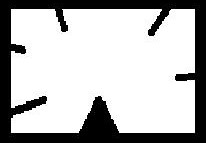
#> input picture Resources/star.jpg, 206 x 143 px
$ python '25. contour_features.py'
#> lines starting #> are read from the running program, lines starting #| are printed output that depends on the picture; after the words box and inside, x2 and y2 are one past the last pixel; in counts of white or black regions, pixels touching at a corner belong together; long printed decimals are rounded
import cv2
import numpy as np

img = cv2.imread("Resources/star.jpg")
#> img is the input picture: shape (143, 206, 3); min 0, max 255, mean 182.3
img = cv2.resize(img, None, fx=2, fy=2)
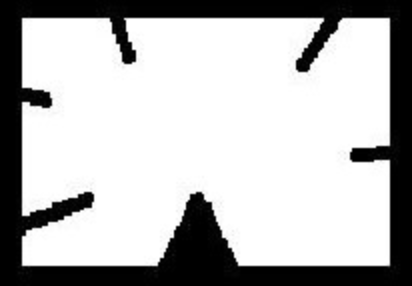
#> img: shape (286, 412, 3); min 0, max 255, mean 182.3
img2 = img.copy()
img3 = img.copy()
img4 = img.copy()
img5 = img.copy()
img6 = img.copy()
img7 = img.copy()
img_gray = cv2.cvtColor(img, cv2.COLOR_BGR2GRAY)
ret, thresh = cv2.threshold(img_gray, 127, 255, cv2.THRESH_BINARY)
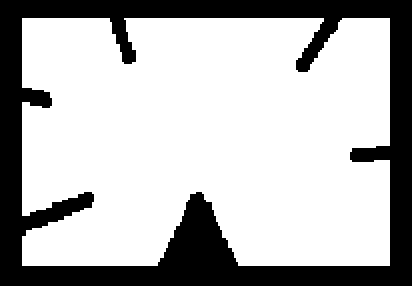
#> thresh: shape (286, 412); 71.5% white; 1 black region
contours, ret = cv2.findContours(thresh, cv2.RETR_TREE, cv2.CHAIN_APPROX_NONE)
#> contours = 1 contour; box (x1, y1, x2, y2) and area: (22, 18, 390, 266) 83294; ret = [[-1, -1, -1, -1]]
print(f"Length of contours: {str(len(contours))}")
#| Length of contours: 1
cv2.drawContours(img, contours, -1, (255, 255, 0), 3)
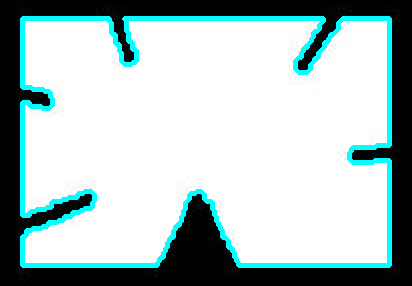
#> img: shape (286, 412, 3); 7.75% of pixels changed, all inside (x1, y1, x2, y2) = (20, 16, 392, 268)

# returns dictionary of all moment values calculated
# contours is higher dimensional than contours[0]
cnt = contours[0]
#> cnt = contour of 1899 points, box (x1, y1, x2, y2) (22, 18, 390, 266), area 83294
M = cv2.moments(cnt)
#> M = moments, m00 83293.5, centre m10/m00, m01/m00 = (207.3, 138.6)
print(M)
#> (printed output is left out)

# Centroid
cx = int(M['m10']/M['m00'])
#> cx = 207
cy = int(M['m01']/M['m00'])
#> cy = 138
cv2.circle(img, (cx, cy), 5, (0, 0, 0), -1)
#> img: shape (286, 412, 3); 0.07% of pixels changed, all inside (x1, y1, x2, y2) = (202, 133, 213, 144)

# Area
print("Area: " + str(cv2.contourArea(cnt)))
#| Area: 83293.5
print("Area is also: " + str(M['m00']))
#| Area is also: 83293.5

# Perimeter
print("Perimeter: " + str(cv2.arcLength(cnt, True)))
#| Perimeter: 1942.492

# Approximation
epsilon = 0.01 * cv2.arcLength(cnt, True)
#> epsilon = 19.42
approx = cv2.approxPolyDP(cnt, epsilon, True)  # returns contour/points
#> approx = contour of 22 points, box (x1, y1, x2, y2) (22, 18, 390, 266), area 85587
cv2.drawContours(img2, approx, -1, (0, 255, 0), 3)
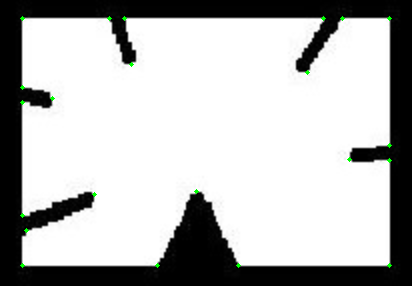
#> img2: shape (286, 412, 3); 0.24% of pixels changed, all inside (x1, y1, x2, y2) = (20, 16, 392, 268)

# Convex Hull
hull = cv2.convexHull(cnt)  # returns a contour/points
#> hull = [[389, 18], [389, 265], [22, 265], [22, 18]]
cv2.drawContours(img3, hull, -1, (0, 0, 255), 3)

# Convex or not
k = cv2.isContourConvex(cnt)
#> k = False
print(k)
#| False

# Bounding Rectangle. Doesn't consider rotation of object, hence area of rect not min
x, y, w, h = cv2.boundingRect(cnt)
#> x = 22; y = 18; w = 368; h = 248
rect = cv2.rectangle(img4, (x, y), (x + w, y + h), (255, 0, 0), 3)
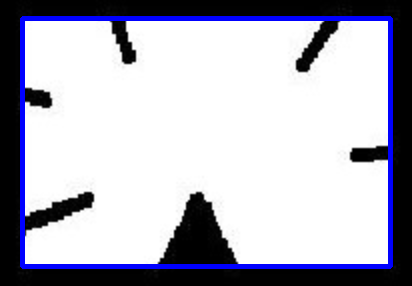
#> rect: shape (286, 412, 3); mean B, G, R 189.8, 176.5, 176.5

# Rotated rectangle
rect2 = cv2.minAreaRect(cnt)
#> rect2 = ((205.5, 141.5), (247, 367), -90)
box = cv2.boxPoints(rect2)
#> box = [[389, 265], [22, 265], [22, 18], [389, 18]]
box = np.int0(box)
cv2.drawContours(img5, [box], -1, (127, 255, 95), 3)
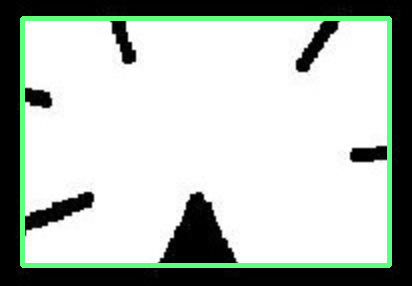
#> img5: shape (286, 412, 3); mean B, G, R 182, 188.7, 180.4

# Minimum enclosing circle
(x, y), r = cv2.minEnclosingCircle(cnt)
#> x = 205.5; y = 141.5; r = 221.2
x, y, r = int(x), int(y), int(r)
#> x = 205; y = 141; r = 221
cv2.circle(img6, (x, y), r, (95, 127, 255), 3)

# Ellipse
ellipse = cv2.fitEllipse(cnt)
#> ellipse = ((206.7, 139.6), (274.7, 419.4), 91.13)
cv2.ellipse(img7, ellipse, (127, 30, 200), 3)
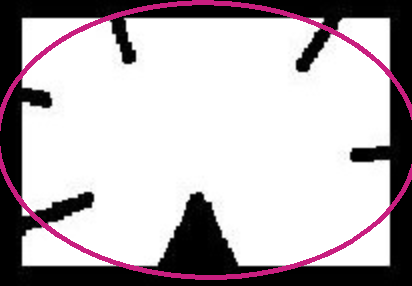
#> img7: shape (286, 412, 3); mean B, G, R 183.3, 179.2, 186.3

# cv2.imshow("Contours", img)
cv2.imshow("Approx", img2)
cv2.imshow("Hull", img3)
cv2.imshow("Bounding rectangle", img4)
cv2.imshow("Rotating rectangle", img5)
cv2.imshow("Enclosing circle", img6)
cv2.imshow("Ellipse", img7)

cv2.waitKey(0)
cv2.destroyAllWindows()

$ run again, with Resources/2.jpg copied over Resources/star.jpg
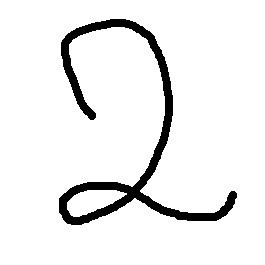
#> input picture Resources/2.jpg, 265 x 265 px
#> img is the input picture: shape (265, 265, 3); min 0, max 255, mean 236.7
#> `ret, thresh = cv2.threshold(img_gray, 127, 255, cv2.THRESH_BINARY)`:
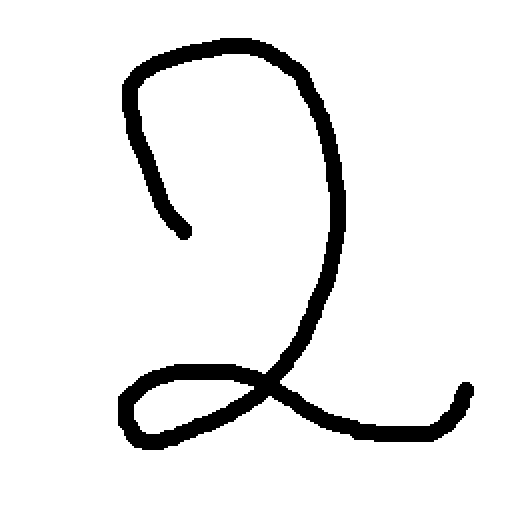
#> thresh: shape (530, 530); 92.8% white; 1 black region
#> contours = 3 contours; box (x1, y1, x2, y2) and area: (0, 0, 530, 530) 279841, (117, 37, 475, 451) 25328, (134, 380, 254, 434) 3852; ret = [[-1, -1, 1, -1], [-1, -1, 2, 0], [-1, -1, -1, 1]]
#| Length of contours: 3
#> cnt = contour of 2116 points, box (x1, y1, x2, y2) (0, 0, 530, 530), area 279841
#> M = moments, m00 279841, centre m10/m00, m01/m00 = (264.5, 264.5)
#> (printed output is left out)
#> cx = 264
#| Area: 279841.0
#| Area is also: 279841.0
#| Perimeter: 2116.0
#> epsilon = 21.16
#> approx = [[0, 0], [0, 529], [529, 529], [529, 0]]
#> img2: shape (530, 530, 3); mean B, G, R 236.7, 236.7, 236.7
#> hull = [[529, 0], [529, 529], [0, 529], [0, 0]]
#> img3: shape (530, 530, 3); mean B, G, R 236.7, 236.7, 236.7
#> k = False
#| False
#> `x, y, w, h = cv2.boundingRect(cnt)`: x = 0; w = 530
#> rect2 = ((264.5, 264.5), (529, 529), -90)
#> `box = cv2.boxPoints(rect2)`: box = [[529, 529], [-1.62e-14, 529], [0, 0], [529, 0]]
#> `box = np.int0(box)`: box = [[529, 529], [0, 529], [0, 0], [529, 0]]
#> `cv2.drawContours(img5, [box], -1, (127, 255, 95), 3)`:
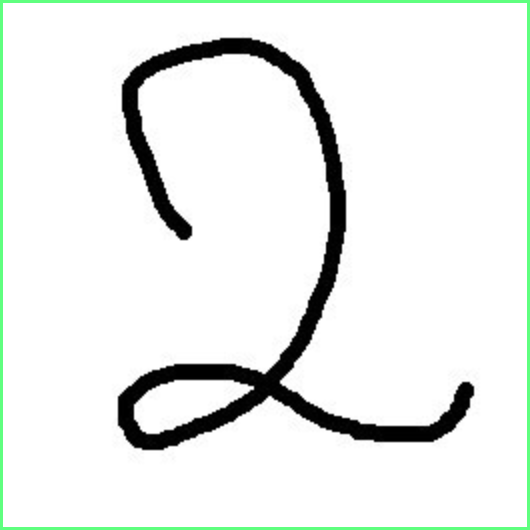
#> img5: shape (530, 530, 3); mean B, G, R 233.8, 236.7, 233.1
#> `(x, y), r = cv2.minEnclosingCircle(cnt)`: x = 264.5; r = 374.1
#> `x, y, r = int(x), int(y), int(r)`: x = 264; r = 374
#> ellipse = ((264.5, 264.5), (625.9, 625.9), 0)
